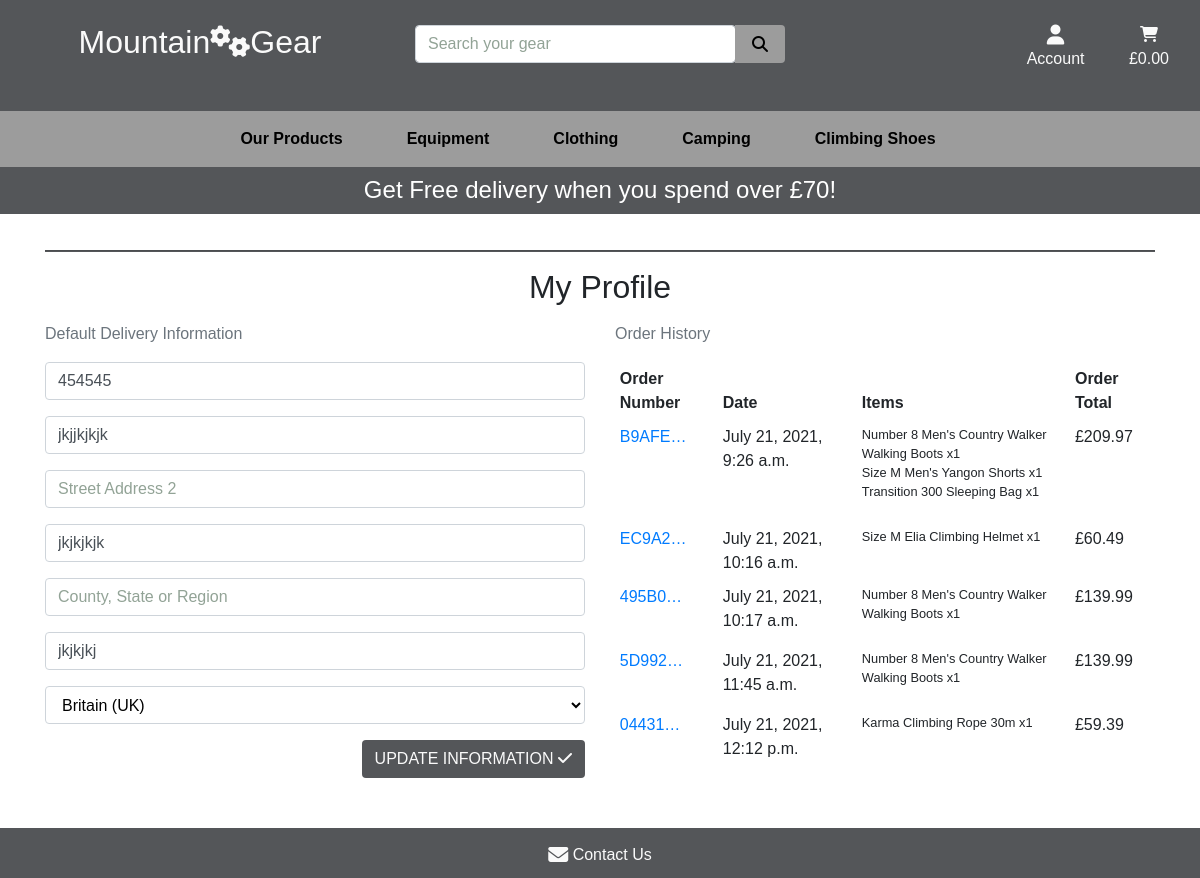
Page /profile/ (signed in) on the earlier database version.
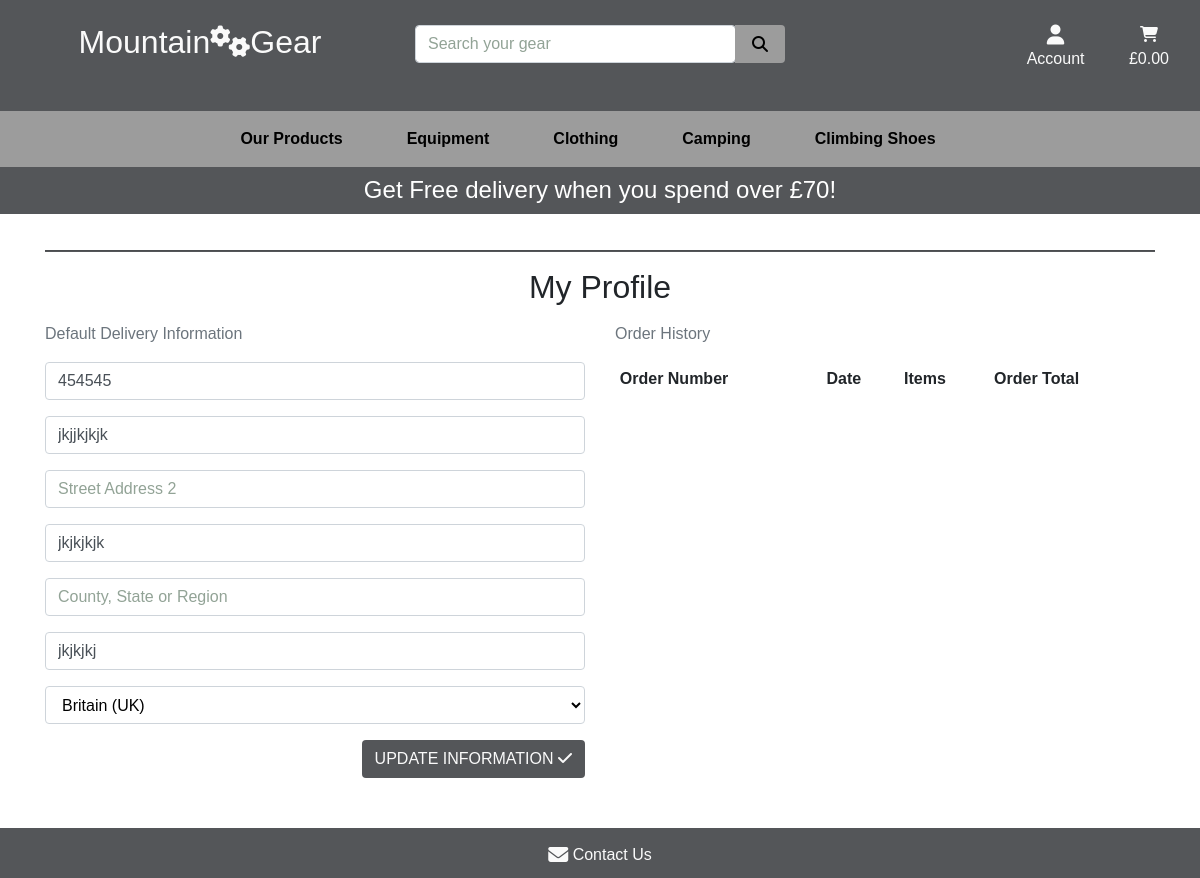
Same page on the later database version.
### profiles/models.py (models this page shows, shortened)
class UserProfile(models.Model):
    user = models.OneToOneField(User, on_delete=models.CASCADE)
    default_phone_number = models.CharField(max_length=20,
                                            null=True, blank=True)
    default_street_address1 = models.CharField(max_length=80,
                                               null=True, blank=True)
    default_street_address2 = models.CharField(max_length=80,
                                               null=True, blank=True)
    default_town_or_city = models.CharField(max_length=40,
                                            null=True, blank=True)
    default_county = models.CharField(max_length=80, null=True, blank=True)
    default_postcode = models.CharField(max_length=20,
                                        null=True, blank=True)
    default_country = CountryField(blank_label='Country',
                                   null=True, blank=True)

### checkout/models.py (models this page shows, shortened)
class Order(models.Model):
    order_number = models.CharField(max_length=32, null=False, editable=False)
    user_profile = models.ForeignKey(UserProfile, on_delete=models.SET_NULL,
                                     null=True, blank=True,
                                     related_name='orders')
    full_name = models.CharField(max_length=50, null=False, blank=False)
    email = models.EmailField(max_length=254, null=False, blank=False)
    phone_number = models.CharField(max_length=20, null=False, blank=False)
    country = CountryField(blank_label='Country *', null=False, blank=False)
    postcode = models.CharField(max_length=20, null=True, blank=True)
    town_or_city = models.CharField(max_length=40, null=False, blank=False)
    street_address1 = models.CharField(max_length=80, null=False, blank=False)
    street_address2 = models.CharField(max_length=80, null=True, blank=True)
    county = models.CharField(max_length=80, null=True, blank=True)
    date = models.DateTimeField(auto_now_add=True)
    delivery_cost = models.DecimalField(max_digits=6,
                                        decimal_places=2,
                                        null=False, default=0)
    order_total = models.DecimalField(max_digits=10,
                                      decimal_places=2, null=False, default=0)
    sum_total = models.DecimalField(max_digits=10,
                                    decimal_places=2, null=False, default=0)
    original_cart = models.TextField(null=False, blank=False, default='')
    stripe_pid = models.CharField(max_length=254, null=False,
                                  blank=False, default='')

class OrderLineItem(models.Model):
    order = models.ForeignKey(Order,
                              null=False, blank=False,
                              on_delete=models.CASCADE,
                              related_name='lineitems')
    product = models.ForeignKey(Product,
                                null=False, blank=False,
                                on_delete=models.CASCADE)
    product_size = models.CharField(max_length=2,
                                    null=True, blank=True)  # XS, S, M, L, XL
    product_number = models.CharField(max_length=2,
                                      null=True, blank=True)  # 6, 7, 8, 9, 10
    quantity = models.IntegerField(null=False, blank=False, default=0)
    lineitem_total = models.DecimalField(max_digits=6,
                                         decimal_places=2,
                                         null=False,
                                         blank=False, editable=False)

### products/models.py (models this page shows, shortened)
class Product(models.Model):
    category = models.ForeignKey('Category', null=True, blank=True,
                                 on_delete=models.SET_NULL)
    sku = models.CharField(max_length=254, null=True, blank=True)
    name = models.CharField(max_length=254)
    description = models.TextField()
    has_sizes = models.BooleanField(default=False, null=True, blank=True)
    has_numbers = models.BooleanField(default=False, null=True, blank=True)
    price = models.DecimalField(max_digits=6, decimal_places=2)
    rating = models.DecimalField(max_digits=6, decimal_places=2)
    image = models.ImageField(null=True, blank=True)

### profiles/views.py (the view)
# urls.py: path('profile/', include('profiles.urls')),
@login_required
def profile(request):
    profile = get_object_or_404(UserProfile, user=request.user)
    if request.method == 'POST':
        form = UserProfileForm(request.POST, instance=profile)
        if form.is_valid():
            form.save()
            messages.success(request, 'Profile updated successfully')
        else:
            messages.error(request, 'Update failed. Please ensure\
                            the form is valid.')
    else:
        form = UserProfileForm(instance=profile)
    orders = profile.orders.all()
    template = 'profiles/profile.html'
    context = {
        'form': form,
        'orders': orders,
        'on_profile_page': True
    }
    return render(request, template, context)

### profiles/templates/profiles/profile.html (shortened to what this page needs)
{% extends "base.html" %}
{% load static %}
{% block page_header %}
    <div class="container header-container">
    </div>
{% endblock %}
{% block content %}
    <div class="overlay"></div>
    <div class="container container-profile">
        <div class="row ">
            <div class="col col-checkout">
                <hr>
                <h2 class="text-center mb-3 ">My Profile</h2>
            </div>
        </div>
        <div class="row">
            <div class="col-12 col-lg-6 col-profile">
                <p class="text-muted">Default Delivery Information</p>
                <form class="mt-3" action="{% url 'profile' %}" method="POST" id="profile-update-form">
                    {{ form|crispy }}
                    <button class="btn gear-button rounded text-uppercase float-right">Update Information
                        <i class="fa fa-check" aria-hidden="true"></i>
                    </button>
                </form>
            </div>
            <div class="col-12 col-lg-6">
                <p class="text-muted">Order History</p>
                <div class="order-history table-responsive">
                    <table class="table table-sm table-borderless">
                        <thead>
                            <tr>
                                <th>Order Number</th>
                                <th>Date</th>
                                <th>Items</th>
                                <th>Order Total</th>
                            </tr>
                        </thead>
                        <tbody>
                            {% for order in orders %}
                                <tr>
                                    <td>
                                        <a href="{% url 'order_history' order.order_number %}"
                                        title="{{ order.order_number }}">
                                            {{ order.order_number|truncatechars:6 }}
                                        </a>
                                    </td>
                                    <td>{{ order.date }}</td>
                                    <td>
                                        <ul class="list-unstyled">
                                            {% for item in order.lineitems.all %}
                                                <li class="small">
                                                    {% if item.product_size %}Size {{ item.product_size|upper }}{% endif %}
                                                    {% if item.product_number %}Number {{ item.product_number }}{% endif %}
                                                    {{ item.product.name }} x{{ item.quantity }}
                                                </li>
                                            {% endfor %}
                                        </ul>
                                    </td>
                                    <td>£{{ order.sum_total }}</td>
                                </tr>
                            {% endfor %}
                        </tbody>
                    </table>
                </div>
            </div>
        </div>
{% endblock %}

### templates/base.html (shortened to what this page needs)
{% load static %}
<!doctype html>
<html lang="en">
    <head>
        {% block corecss %}
            <link rel="stylesheet" href="https://stackpath.bootstrapcdn.com/bootstrap/4.4.1/css/bootstrap.min.css">
            <link rel="stylesheet" href="{% static 'css/base.css' %}">
        {% endblock %}
    </head>
    <body>
        <header class="container-fluid fixed-top ">
            <div class="row header-home d-none d-lg-flex top-header" id="topnav">
                <div class="col text-center">
                    <a href="{% url 'home' %}" class="nav-link logo-link">
                        <h2 class="logo-text">Mountain<i class="fas fa-cogs"></i>Gear</h2>
                    </a>
                </div>
                <div class="col search-box">
                    <form action="{% url 'products' %}" method="GET">
                        <div class="input-group w-100">
                            <input type="text" name="q" class="form-control rounded" placeholder="Search your gear">
                            <div class="input-group-append">
                                <button class="form-control btn btn-search" type="submit">
                                    <span class="icon icon-search m-0">
                                        <i class="fas fa-search "></i>
                                    </span>
                                </button>
                            </div>
                        </div>
                    </form>
                </div>
               <div class="col">
                    <ul class="list-inline list-unstyled text-center text-lg-right">
                        <li class="list-inline-item dropdown">
                            <a href="#" class="nav-link logo-link" id="user-options" data-toggle="dropdown" aria-haspopup="true" aria-expanded="false">
                                <div class="text-center">
                                    <div><i class="fas fa-user fa-lg"></i></div>
                                    <p class="my-0">Account</p>
                                </div>
                            </a>
                        </li>
                        <li class="list-inline-item">
                            <a href="{% url 'view_cart' %}" class="{% if total %}font-weight-bold{% else %}{% endif %} nav-link logo-link">
                                <div class="text-center">
                                    <div><i class="fas fa-shopping-cart"></i></div>
                                    <p>
                                        {% if sum_total %}
                                            £{{ sum_total|floatformat:2 }}
                                        {% else %}
                                            £0.00
                                        {% endif %}
                                    </p>
                                </div>
                            </a>
                        </li>
                    </ul>
                </div>
            </div>
            <div class="row   ">
                <nav class="navbar navbar-expand-lg navbar-light w-100 mobile-header">
                    {% include 'includes/main-nav.html' %}
                </nav>
            </div>
            <div id="delivery-banner" class="row text-center header-home ">
                <div class="col bg-black text-white">
                    <h4 class="logo-font my-1">Get Free delivery when you spend over £{{ free_delivery_threshold }}!</h4>
                </div>
            </div>
        </header>
        {% block page_header %}
        {% endblock %}
        {% block content %}
        {% endblock %}
        <footer class="page-footer">
            <div class="footer-copyright ">
                <div class="container footer-elements">
                    <div class="row row-footer">
                        <div class="col-12 footer-element">
                            <div class="contact">
                                <a href="#" class="logo-link"><i class="fas fa-envelope fa-lg footer-icons"></i> Contact Us </a>
                            </div>
                        </div>
                    </div>
                </div>
            </div>
        </footer>
    </body>
</html>

### templates/includes/main-nav.html (shortened to what this page needs)
<div class="collapse navbar-collapse" id="main-nav">
    <ul class="navbar-nav w-auto mx-auto">
        <li class="nav-item dropdown">
            <a class="logo-font font-weight-bold nav-link text-black mr-5" href="#" id="our-products-link" data-toggle="dropdown" aria-haspopup="true" aria-expanded="false">
                Our Products
            </a>
        </li>
        <li class="nav-item dropdown">
            <a class="logo-font font-weight-bold nav-link text-black mr-5" href="#" id="equipment-link" data-toggle="dropdown" aria-haspopup="true" aria-expanded="false">
                Equipment
            </a>
        </li>
        <li class="nav-item dropdown">
            <a class="logo-font font-weight-bold nav-link text-black mr-5" href="#" id="clothing-link" data-toggle="dropdown" aria-haspopup="true" aria-expanded="false">
                Clothing
            </a>
        </li>
        <li class="nav-item dropdown">
            <a class="logo-font font-weight-bold nav-link text-black mr-5" href="#" id="camping-link" data-toggle="dropdown" aria-haspopup="true" aria-expanded="false">
                Camping
            </a>
        </li>
        <li class="nav-item dropdown">
            <a class="logo-font font-weight-bold nav-link text-black mr-5" href="#" id="climbing-shoes-link" data-toggle="dropdown" aria-haspopup="true" aria-expanded="false">
                Climbing Shoes
            </a>
        </li>
    </ul>
</div>

Differences in the rows shown:
removed Order: order_number "B9AFE…", date "July 21, 2021, 9:26 a.m.", sum_total "209.97"
removed OrderLineItem: product_number "8", product.name "Men's Country Walker Walking Boots", quantity "1", shown under "B9AFE…"
removed OrderLineItem: product_size "M", product.name "Men's Yangon Shorts", quantity "1", shown under "B9AFE…"
removed OrderLineItem: product.name "Transition 300 Sleeping Bag", quantity "1", shown under "B9AFE…"
removed Order: order_number "EC9A2…", date "July 21, 2021, 10:16 a.m.", sum_total "60.49"
removed OrderLineItem: product_size "M", product.name "Elia Climbing Helmet", quantity "1", shown under "EC9A2…"
removed Order: order_number "495B0…", date "July 21, 2021, 10:17 a.m.", sum_total "139.99"
removed OrderLineItem: product_number "8", product.name "Men's Country Walker Walking Boots", quantity "1", shown under "495B0…"
removed Order: order_number "5D992…", date "July 21, 2021, 11:45 a.m.", sum_total "139.99"
removed OrderLineItem: product_number "8", product.name "Men's Country Walker Walking Boots", quantity "1", shown under "5D992…"
removed Order: order_number "04431…", date "July 21, 2021, 12:12 p.m.", sum_total "59.39"
removed OrderLineItem: product.name "Karma Climbing Rope 30m", quantity "1", shown under "04431…"
